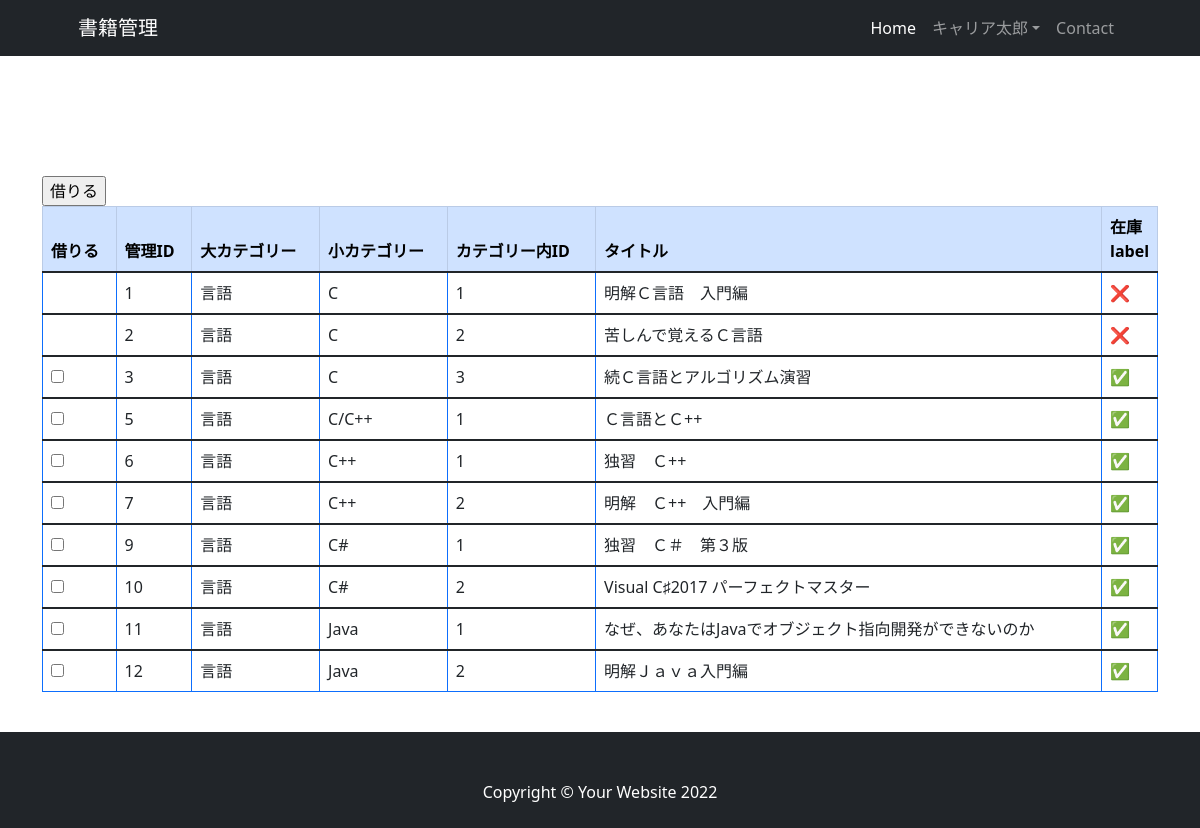
The app's page /list_borrowing/ (signed in) with its own data.
### register/models.py (models this page shows, shortened)
class User(AbstractBaseUser, PermissionsMixin):
    email = models.EmailField(_('email address'), unique=True)
    first_name = models.CharField(_('first name'), max_length=30, blank=True)
    last_name = models.CharField(_('last name'), max_length=150, blank=True)
    is_staff = models.BooleanField(
        _('staff status'),
        default=False,
        help_text=_(
            'Designates whether the user can log into this admin site.'),
    )
    is_active = models.BooleanField(
        _('active'),
        default=True,
        help_text=_(
            'Designates whether this user should be treated as active. '
            'Unselect this instead of deleting accounts.'
        ),
    )
    date_joined = models.DateTimeField(_('date joined'), default=timezone.now)
    """
    5冊目での貸出上限フラグ追加
    """
    rental_limit = models.BooleanField(default=False, help_text='5冊以上借りたらTrue', verbose_name='貸出上限フラグ')
    """
    借りているかどうかでフラグ追加
    """
    is_borrowing = models.BooleanField(default=False, help_text='本を借りていればTrue', verbose_name='本を借りている人/is_borrowing')
    objects = CustomUserManager()
    EMAIL_FIELD = 'email'
    USERNAME_FIELD = 'email'
    REQUIRED_FIELDS = []
    class Meta:
        verbose_name = _('user')
        verbose_name_plural = _('users')

### book_rental_app/models.py (models this page shows, shortened)
class Books(models.Model):
    manage_id = models.IntegerField(verbose_name='書籍管理用ID', blank=True, null=True)
    id_in_category = models.IntegerField(verbose_name='カテゴリーにおけるID', blank=True, null=True)
    title = models.CharField(max_length=255, verbose_name='Book Title')
    category = models.ForeignKey(SmallCategory, on_delete=models.SET_NULL, blank=True, null=True, verbose_name='Small Categroy name')
    borrower_user = models.ForeignKey(User, on_delete=models.SET_NULL, blank=True, null=True, related_name='borrowing_books', verbose_name='本を借りた人')
    lender_user = models.ForeignKey(User, on_delete=models.SET_NULL, blank=True, null=True, related_name='lending_books', verbose_name='貸出許可を出した人')
    is_rental = models.BooleanField(default=False, help_text='借りられたらTrue', verbose_name='貸出中ラベル')
    created_at = models.DateTimeField(auto_now_add=True, verbose_name='書籍追加された日時')
    def __str__(self):
        return self.title
    class Meta:
        db_table = 'Books'
        verbose_name = '書籍情報'
        verbose_name_plural = '書籍情報'

class SmallCategory(models.Model):
    large_category = models.ForeignKey(LargeCategory, on_delete=models.SET_NULL, blank=True, null=True, verbose_name='Large Categroy name')
    name = models.CharField(max_length=25, verbose_name='Small Categroy name')
    class Meta:
        db_table = 'Small_Category'
        verbose_name = '小カテゴリー'
        verbose_name_plural = '小カテゴリー'

class LargeCategory(models.Model):
    name = models.CharField(max_length=25, verbose_name='Large Categroy name')
    def __str__(self):
        return self.name
    class Meta:
        db_table = 'Large_Category'
        verbose_name = '大カテゴリー'
        verbose_name_plural = '大カテゴリー'

### book_rental_app/views/borrower_views.py (the view)
# urls.py: path('list_borrowing/', views.list_borrowing, name='list_borrowing'),
def list_borrowing(request):
    books = Books.objects.all().order_by('manage_id')
    user = request.user
    print()
    print('borrowing_books:', end='')
    print(user.borrowing_books.all())
    print('len(borrowing_books):', end='')
    print(len(user.borrowing_books.all()))
    total_borrowing = len(user.borrowing_books.all())
    context = {
        'books': books,
        'total_borrowing': total_borrowing,
    }
    return render(request, 'borrower/list_borrowing.html', context)

### book_rental_app/templates/borrower/list_borrowing.html (shortened to what this page needs)
{% extends 'borrower/base.html' %}
{% block content %}
        <section class="pt-4">
          <div class="container">
            <form method="post" action="{% url 'book_rental_app:permission_borrowing' %}">
                <input type="submit" name="button" value="借りる">
                <table class="table table-bordered border-primary table-hover">
                  <thead class="table-primary">
                    <tr>
                      <th scope="col">借りる</th>
                      <th scope="col">管理ID</th>
                      <th scope="col">大カテゴリー</th>
                      <th scope="col">小カテゴリー</th>
                      <th scope="col">カテゴリー内ID</th>
                      <th scope="col">タイトル</th>
                      <th scope="col" width="3%">在庫label</th>
                    </tr>
                  </thead>
                  {% for book in books %}
                  <tbody>
                    <tr id="{{ book.id }}">
                        {% if not book.is_rental %}
                        <td><input type="checkbox" name="borrowing_books" value="{{ book.id }}"></td>
                        {% else %}
                        <td></td>
                        {% endif %}
                        <td>{{ book.manage_id }}</td>
                        <td>{{ book.category.large_category }}</td>
                        <td>{{ book.category.name }}</td>
                        <td>{{ book.id_in_category }}</td>
                        <td>{{ book.title }}</td>
                        {% if book.is_rental %}
                        <td>&#10060;</td>
                        {% else %}
                        <td>✅</td>
                        {% endif %}
                    </tr>
                  </tbody>
                  {% endfor %}
                </table>
            </form>
          </div>
        </section>
{% endblock %}

### book_rental_app/templates/borrower/base.html (shortened to what this page needs)
{% load static %}
<!DOCTYPE html>
<html lang="ja">
    <head>
        <link href="https://cdn.jsdelivr.net/npm/bootstrap-icons@1.8.0/font/bootstrap-icons.css" rel="stylesheet" />
        <link href="{% static 'css/borrower.css' %}" rel="stylesheet" />
        <link href="{% static 'css/mystyle.css' %}" rel="stylesheet" />
    </head>
    <body oncontextmenu="alert('メニューは非表示にしています！！'); return false;">
        <nav class="navbar navbar-expand-lg navbar-dark bg-dark">
            <div class="container px-lg-5">
                <a class="navbar-brand" href="{% url 'book_rental_app:index_borrower' %}">書籍管理</a>
                <div class="collapse navbar-collapse" id="navbarSupportedContent">
                    <ul class="navbar-nav ms-auto mb-2 mb-lg-0">
                        <li class="nav-item"><a class="nav-link active" aria-current="page" href="#!">Home</a></li>
                        {% if user.is_authenticated %}
                        {% if user.last_name and user.first_name %}
                        <li class="nav-item dropdown">
                            <a class="nav-link dropdown-toggle" data-toggle="dropdown"
                            href="#" role="button" aria-haspopup="true" aria-expanded="false">
                            {{ user.last_name }}{{ user.first_name }}</a>
                        </li>
                        {% endif %}
                        {% endif %}
                        <li class="nav-item"><a class="nav-link" href="#!">Contact</a></li>
                    </ul>
                </div>
            </div>
        </nav>
        {% block content %}
        {% endblock %}
        <footer class="py-5 bg-dark">
            <div class="container"><p class="m-0 text-center text-white">Copyright &copy; Your Website 2022</p></div>
        </footer>
    </body>
</html>

### static/css/mystyle.css (style rules this page uses)
body { margin: 0; padding: 0; position: relative; padding-bottom: 120px; }
section { margin-top: 6rem; }
footer { width: 100%; height: 6px; background-color: #89c7de; color: #fff; text-align: center; padding: 60px 0; position: fixed; bottom: 0; }

### records on screen
User: last_name "キャリア", first_name "太郎"
Books: is_rental True (drawn), manage_id "1", category.large_category "言語", category.name "C", id_in_category "1", title "明解Ｃ言語 入門編"
Books: is_rental True (drawn), manage_id "2", category.large_category "言語", category.name "C", id_in_category "2", title "苦しんで覚えるＣ言語"
Books: manage_id "3", category.large_category "言語", category.name "C", id_in_category "3", title "続Ｃ言語とアルゴリズム演習"
Books: manage_id "5", category.large_category "言語", category.name "C/C++", id_in_category "1", title "Ｃ言語とＣ++"
Books: manage_id "6", category.large_category "言語", category.name "C++", id_in_category "1", title "独習 Ｃ++"
Books: manage_id "7", category.large_category "言語", category.name "C++", id_in_category "2", title "明解 Ｃ++ 入門編"
Books: manage_id "9", category.large_category "言語", category.name "C#", id_in_category "1", title "独習 Ｃ＃ 第３版"
Books: manage_id "10", category.large_category "言語", category.name "C#", id_in_category "2", title "Visual C♯2017 パーフェクトマスター"
Books: manage_id "11", category.large_category "言語", category.name "Java", id_in_category "1", title "なぜ、あなたはJavaでオブジェクト指向開発ができないのか"
Books: manage_id "12", category.large_category "言語", category.name "Java", id_in_category "2", title "明解Ｊａｖａ入門編"
